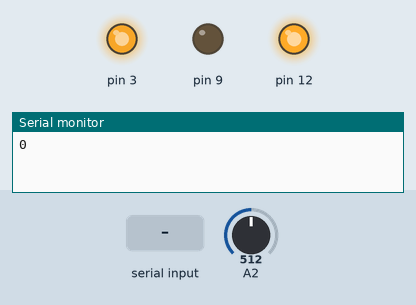
Bench run of a sketch on a simulated Arduino Uno, built with avr-gcc and run on an emulated ATmega328P. Parts: output pins drawn as LEDs (lit = HIGH), the last lines printed to the serial monitor. The test bench sets the inputs (shaded band); at power-on: A2 = 512.

Above: at 1.2 s.
1.3 s: A2 set to 11
2.8 s: A2 set to 8
At 3.6 s:
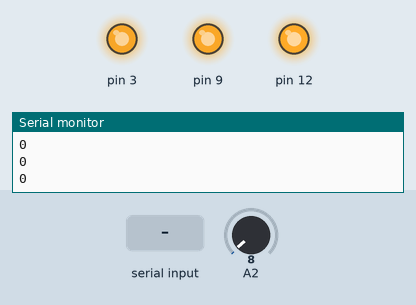
4.3 s: "90,45,200;" received over Serial
At 5.2 s:
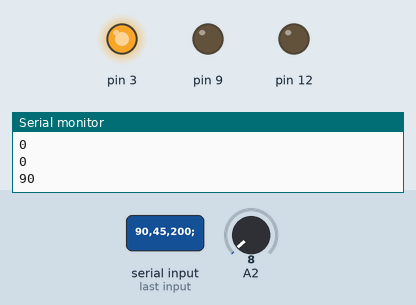
5.8 s: "5;" received over Serial
At 7.0 s:
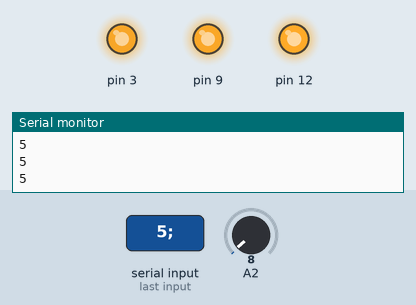
7.3 s: A2 set to 122
At 8.8 s:
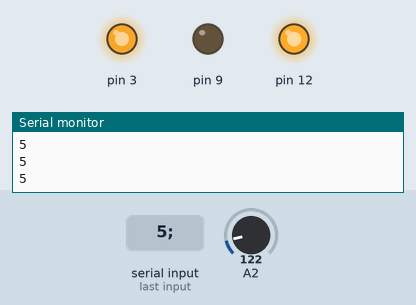
Timing chart, 0 to 9.8 s (numbered marks = the images above; inputs shaded):
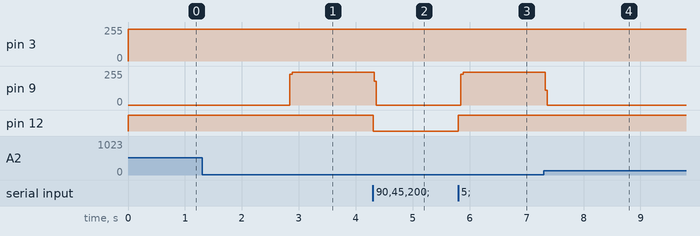

The sketch:

motorFader_test.ino
```cpp
#define SENSOR 0 //センサがつながっているピン

#define SPEED1 240  // スライダを縮める場合(0-255)
#define SPEED2 240  // スライダを高速で動かす場合（これが最高速）
#define JITTER 10    // スライダが正しい位置に移動したかを判定する閾値

int slide = 0;      // 受信したデータ（スライダを移動させる位置）
int speed_level;  // 指定したモータの回転速度（現在未使用）
int diff;         // 指定されたスライダの位置と現在の位置の差
int slide_old;
int slide_temp;

void setup() {
  Serial.begin(9600);
  // モーターAの制御用ピン設定
  pinMode(12, OUTPUT); // 回転方向 (HIGH/LOW)
  pinMode(9, OUTPUT); // ブレーキ (HIGH/LOW)
  pinMode(3, OUTPUT); // PWMによるスピード制御 (0-255)
}

void loop() {

  int vr = analogRead(A2); //A2にボリューム部の2ピンを接続。1=5V,0=GND

/*光センサを用いた場合*/
//  slide_temp = analogRead(0) * 5; //センサから値を読み込む(0~1023)
//  if ((slide - slide_old < JITTER) && (slide - slide_old > -JITTER)) { //前の値より変化があったら代入
//    slide = slide_temp;
//  }
//   slide_old = slide;

/*シリアル通信を用いた場合*/
    if ( Serial.available() ) {//受信の有無
     String str = Serial.readStringUntil(';');//1bit以上の情報を通信
      slide = str.toInt();//intに変換
      //slide =  Serial.read();
    }
  Serial.println(slide);
  if (slide >= 0) {
    slide_device();
  } else {
    //speed_change(slide);
  }

  int v = analogRead(A2);

  //Serial.println(v);
  /*
    // モーターA: 正転
    digitalWrite(12, HIGH);
    digitalWrite(9, LOW);


    while (vr > 0) { //一番端っこ(抵抗値がMAX)に行くまで正転
      vr = analogRead(A2);
      analogWrite(3, 120);
      Serial.println(vr);
    }
    digitalWrite(9, HIGH); //端っこに行ったらブレーキ
    // 2秒間上記設定で回転
    delay(2000);


    // モーターA: 逆転
    digitalWrite(12, LOW);
    digitalWrite(9, LOW);
    while (vr < 1023) { //一番端っこ(抵抗値が0側。電圧が高くなるほう)に行くまで逆転
      vr = analogRead(A2);
      analogWrite(3, 120);
      Serial.println(vr);
    }
    digitalWrite(9, HIGH); //端っこに行ったらブレーキ
    // 2秒間上記設定で回転
  */

  //delay(2000);
}

/*スライダの位置を決める*/
void slide_device() {
  int vr = analogRead(A2); //A2にボリューム部の2ピンを接続。1=5V,0=GND

  if (vr > slide) {   // モーターA: 正転
    digitalWrite(12, HIGH);
    digitalWrite(9, LOW);
    analogWrite(3, SPEED1);

    while (vr > slide) {  // 受信したデータよりスライダの位置が大きい場合
      vr = analogRead(A2);
      diff = vr - slide;
      if (-JITTER < diff && diff < JITTER) { // 一定の閾値以内であれば指定の位置まで移動したとみなす
        break;
      }
      if ( Serial.available() ) {   // 上記で制止しなかったとしても，伸縮距離が変更されているかもしれないので再度データを受信
        String str = Serial.readStringUntil(';');
        slide = str.toInt();
      }
      delay(1);
    }
    digitalWrite(9, HIGH);
  } else if (vr < slide) {   // モーターA: 逆転
    digitalWrite(12, LOW);
    digitalWrite(9, LOW);
    analogWrite(3, SPEED2);

    while (vr < slide) {  // 受信したデータよりスライダの位置が小さい場合
      vr = analogRead(A2);
      int diff = vr - slide;
      if (-JITTER < diff && diff < JITTER) { // 一定の閾値以内であれば指定の位置まで移動したとみなす
        break;
      }
      if ( Serial.available() ) {   // 上記で制止しなかったとしても，伸縮距離が変更されているかもしれないので再度データを受信
        String str = Serial.readStringUntil(';');
        slide = str.toInt();
      }
      delay(1);
    }
    digitalWrite(9, HIGH);
  }
}

/*speedを変える（動的な変更はできてない）*/
void speed_change(int speedFlag) {
  if (speedFlag == -1) {
    speed_level = SPEED1;
  } else if (speedFlag == -2) {
    speed_level = SPEED2;
  }
  analogWrite(3, speed_level);
}
```

Measured:
- the behaviour switches between 10 and 9 on A2 (found by bisection; images 0 and 1)
- after the input at 1.3 s, every drawn part: stays the same
- after the input at 2.8 s, pin 9: 0/255 → 245/255 at once
- after the input at 4.3 s, pin 9: 245/255 → 0/255 at once; pin 12: HIGH → LOW at once
- after the input at 5.8 s, pin 9: 0/255 → 245/255 at once; pin 12: LOW → HIGH at once
- after the input at 7.3 s, pin 9: 245/255 → 0/255 at once
